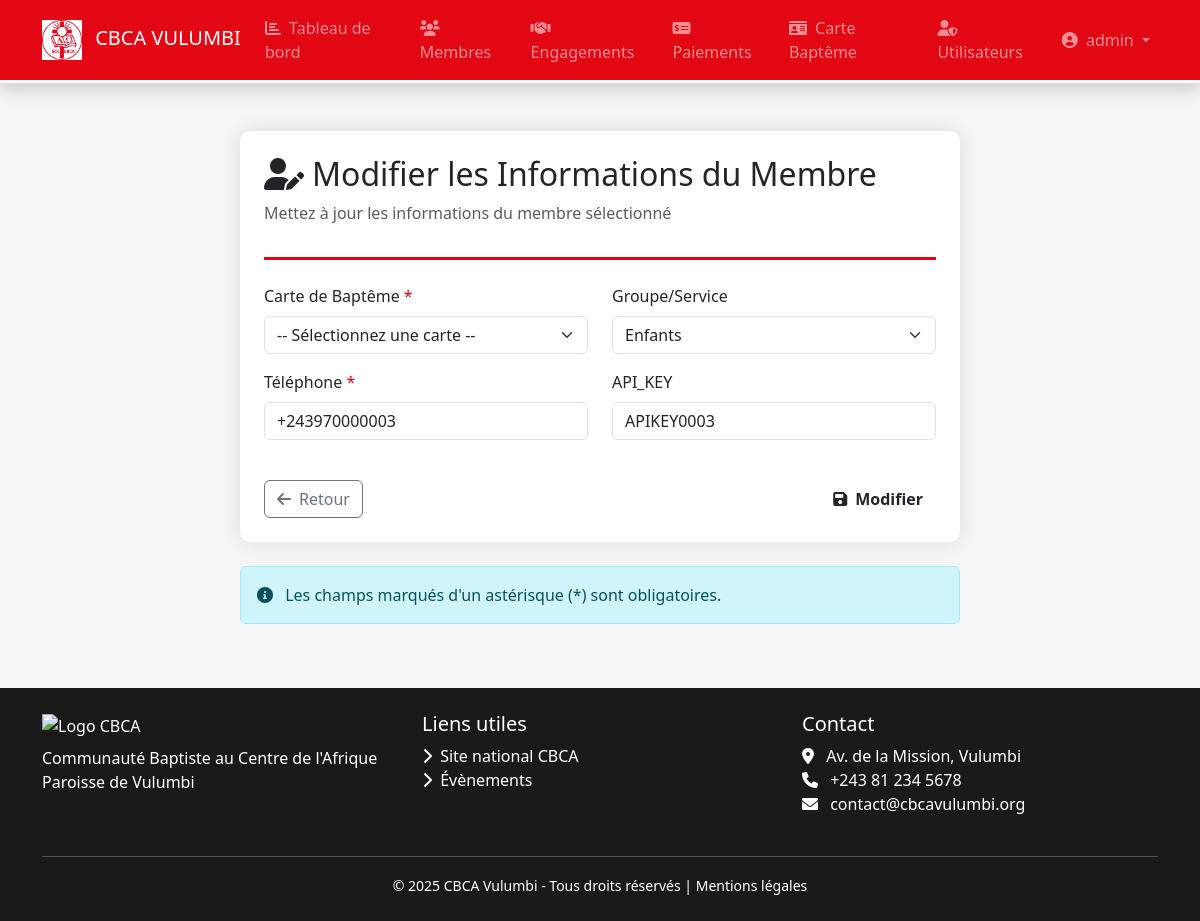
The app's page /membres/modifier/3 (signed in) with its own data.
### models.py (models this page shows, shortened)
class User(db.Model, UserMixin):
    __tablename__ = 'users'
    id = db.Column(db.Integer, primary_key=True)
    username = db.Column(db.String(50), unique=True, nullable=False)
    password_hash = db.Column(db.String(128), nullable=False)
    role = db.Column(db.String(20), default='user')
    last_login = db.Column(db.DateTime)
    created_at = db.Column(db.DateTime, default=datetime.utcnow)

class Membre(db.Model):
    __tablename__ = 'membres'
    id = db.Column(db.Integer, primary_key=True)
    code_membre = db.Column(db.String(20), unique=True)
    telephone = db.Column(db.String(20),nullable=False)
    groupe = db.Column(db.String(50))
    statut = db.Column(db.String(20), default='actif')
    apikey_callmebot = db.Column(db.String(100), nullable=True)
    created_at = db.Column(db.DateTime, default=datetime.utcnow)
    cate_id = db.Column(db.Integer, db.ForeignKey('cartebapteme.id'), nullable=False)
    engagements = db.relationship('Engagement', backref='membre', lazy=True, cascade="all, delete-orphan")
    notifications = db.relationship('Notification', backref='membre', lazy=True, cascade="all, delete-orphan")

### app.py (the view, shortened to what this page needs)
@app.route('/membres/modifier/<int:id>', methods=['GET', 'POST'])
@login_required
def modifier_membre(id):
    from models import Membre, CarteBapteme
    membre = Membre.query.get_or_404(id)
    cartes = CarteBapteme.query.order_by(CarteBapteme.nom).all()
    groupes = ['Chorale', 'Jeunesse', 'Dames', 'Hommes', 'Enfants']
    return render_template('membres/modifier.html', title="Modifier membre", membre=membre, groupes=groupes, cartes=cartes)

### app.py (called while the page is built)
@login_manager.user_loader
def load_user(user_id):
    from models import User
    return User.query.get(int(user_id))

### templates/membres/modifier.html (shortened to what this page needs)
{% extends "base.html" %}
{% block content %}
<div class="container py-4">
    <div class="row justify-content-center">
        <div class="col-lg-8">
            <div class="form-section p-4 mb-4">
                <div class="form-header pb-3 mb-4">
                    <h2 class="text-cbca">
                        <i class="fas fa-user-edit me-2"></i>Modifier les Informations du Membre
                    </h2>
                    <p class="text-muted">Mettez à jour les informations du membre sélectionné</p>
                </div>
                <form method="POST">
                    <div class="row">
                        <div class="col-md-6">
                            <div class="mb-3">
                                <label for="carte" class="form-label required-field">Carte de Baptême</label>
                                <select id="carte" name="carte" class="form-select">
                                    <option value="">-- Sélectionnez une carte --</option>
                                </select>
                            </div>
                            <div class="mb-3">
                                <label for="telephone" class="form-label required-field">Téléphone</label>
                                <input type="tel" class="form-control" id="telephone" name="telephone"
                                       value="{{ membre.telephone }}" required>
                            </div>
                        </div>
                        <div class="col-md-6">
                            <div class="mb-3">
                                <label for="groupe" class="form-label">Groupe/Service</label>
                                <select class="form-select" id="groupe" name="groupe">
                                    {% for g in groupes %}
                                    <option value="{{ g }}" {% if membre.groupe == g %}selected{% endif %}>{{ g }}</option>
                                    {% endfor %}
                                </select>
                            </div>
                            <div class="mb-3">
                                <label for="api" class="form-label">API_KEY</label>
                                <input type="text" class="form-control" id="api" name="api"
                                       value="{{ membre.apikey_callmebot }}">
                            </div>
                        </div>
                    </div>
                    <div class="d-flex justify-content-between mt-4">
                        <a href="{{ url_for('liste_membres') }}" class="btn btn-outline-secondary">
                            <i class="fas fa-arrow-left me-2"></i>Retour
                        </a>
                        <button type="submit" class="btn btn-cbca">
                            <i class="fas fa-save me-2"></i>Modifier
                        </button>
                    </div>
                </form>
            </div>
            <div class="alert alert-info">
                <i class="fas fa-info-circle me-2"></i>
                Les champs marqués d'un astérisque (<span class="text-cbca">*</span>) sont obligatoires.
            </div>
        </div>
    </div>
</div>
{% endblock %}

### templates/base.html (shortened to what this page needs)
<!DOCTYPE html>
<html lang="fr">
<head>
    <link href="https://cdn.jsdelivr.net/npm/bootstrap@5.3.0/dist/css/bootstrap.min.css" rel="stylesheet">
    <link href="https://cdnjs.cloudflare.com/ajax/libs/font-awesome/6.0.0/css/all.min.css" rel="stylesheet">
    <link rel="stylesheet" href="{{ url_for('static', filename='css/style.css') }}">
</head>
<body>
<nav class="navbar navbar-expand-lg navbar-dark navbar-cbca shadow">
    <div class="container">
        <a class="navbar-brand" href="{% if current_user.is_authenticated and current_user.role == 'membre' %}{{ url_for('accueil_membre') }}{% else %}{{ url_for('accueil') }}{% endif %}">
            <img src="{{ url_for('static', filename='logo.JPG') }}" alt="Logo CBCA" height="40" class="me-2">
            <span class="d-none d-md-inline">CBCA VULUMBI</span>
        </a>
        <div class="collapse navbar-collapse" id="navbarContent">
            <ul class="navbar-nav me-auto">
                {% if current_user.is_authenticated and current_user.role == 'admin' %}
                    <li class="nav-item">
                        <a class="nav-link {% if request.endpoint == 'accueil' %}active{% endif %}" href="{{ url_for('accueil') }}">
                            <i class="fas fa-chart-bar me-1"></i> Tableau de bord
                        </a>
                    </li>
                    <li class="nav-item">
                        <a class="nav-link {% if request.endpoint and request.endpoint.startswith('liste_membres') %}active{% endif %}" href="{{ url_for('liste_membres') }}">
                            <i class="fas fa-users me-1"></i> Membres
                        </a>
                    </li>
                    <li class="nav-item">
                        <a class="nav-link {% if request.endpoint and request.endpoint.startswith('liste_engagements') %}active{% endif %}" href="{{ url_for('liste_engagements') }}">
                            <i class="fas fa-handshake me-1"></i> Engagements
                        </a>
                    </li>
                    <li class="nav-item">
                        <a class="nav-link {% if request.endpoint and request.endpoint.startswith('liste_paiements') %}active{% endif %}" href="{{ url_for('liste_paiements') }}">
                            <i class="fas fa-money-check-alt me-1"></i> Paiements
                        </a>
                    </li>
                    <li class="nav-item">
                        <a class="nav-link {% if request.endpoint and request.endpoint.startswith('liste_carte') %}active{% endif %}" href="{{ url_for('liste_carte') }}">
                            <i class="fas fa-id-card me-1"></i> Carte Baptême
                        </a>
                    </li>
                    <li class="nav-item">
                        <a class="nav-link {% if request.endpoint and request.endpoint.startswith('liste_utilisateurs') %}active{% endif %}" href="{{ url_for('liste_utilisateurs') }}">
                            <i class="fas fa-user-shield me-1"></i> Utilisateurs
                        </a>
                    </li>
                {% endif %}
            </ul>
            <ul class="navbar-nav">
                {% if current_user.is_authenticated %}
                <li class="nav-item dropdown">
                    <a class="nav-link dropdown-toggle" href="#" id="userDropdown" data-bs-toggle="dropdown">
                        <i class="fas fa-user-circle me-1"></i> {{ current_user.username }}
                    </a>
                </li>
                {% else %}
                <li class="nav-item">
                    <a class="nav-link" href="{{ url_for('login') }}">
                        <i class="fas fa-sign-in-alt me-1"></i> Connexion
                    </a>
                </li>
                {% endif %}
            </ul>
        </div>
    </div>
</nav>
<main class="container my-4 flex-grow-1">
    {% block content %}{% endblock %}
</main>
<footer class="py-4 text-white">
    <div class="container">
        <div class="row">
            <div class="col-md-4 mb-3">
                <img src="{{ url_for('static', filename='images/logo-cbca-white.png') }}" alt="Logo CBCA" height="50">
                <p class="mt-2 mb-0">Communauté Baptiste au Centre de l'Afrique<br>Paroisse de Vulumbi</p>
            </div>
            <div class="col-md-4 mb-3">
                <h5>Liens utiles</h5>
                <ul class="list-unstyled">
                    <li><a href="#" class="text-white text-decoration-none"><i class="fas fa-chevron-right me-1"></i> Site national CBCA</a></li>
                    <li><a href="#" class="text-white text-decoration-none"><i class="fas fa-chevron-right me-1"></i> Évènements</a></li>
                </ul>
            </div>
            <div class="col-md-4 mb-3">
                <h5>Contact</h5>
                <address>
                    <i class="fas fa-map-marker-alt me-2"></i> Av. de la Mission, Vulumbi<br>
                    <i class="fas fa-phone me-2"></i> +243 81 234 5678<br>
                    <i class="fas fa-envelope me-2"></i> contact@cbcavulumbi.org
                </address>
            </div>
        </div>
        <hr class="my-2 bg-light">
        <div class="text-center pt-2">
            <small>&copy; 2025 CBCA Vulumbi - Tous droits réservés | <a href="#" class="text-white text-decoration-none">Mentions légales</a></small>
        </div>
    </div>
</footer>
</body>
</html>

### static/style.css (style rules this page uses)
body { font-family: 'Segoe UI', 'Roboto', sans-serif; background-color: var(--cbcagray); }
.navbar-cbca { border-bottom: 3px solid white; }
.btn-cbca { border-radius: 8px; font-weight: 600; transition: all 0.3s; }

### templates/base.html (style rules this page uses)
:root { --cbcared:#e30613; --cbcawhite:#fff; --cbcadark:#1a1a1a; --cbcagray:#f5f5f5; }
body { font-family: 'Segoe UI', Tahoma, Geneva, Verdana, sans-serif; background: var(--cbcagray); display:flex; flex-direction:column; min-height:100vh; }
.navbar-cbca { background-color: var(--cbcared); border-bottom: 3px solid white; }
.btn-cbca { background: var(--cbcared); border-color: var(--cbcared); color: #fff; }
footer { background: var(--cbcadark); margin-top:auto; }

### templates/membres/modifier.html (style rules this page uses)
.form-section { background-color: white; border-radius: 10px; box-shadow: 0 0 20px rgba(0,0,0,0.1); }
.form-header { border-bottom: 3px solid #e30613; }
.required-field::after { content: " *"; color: #e30613; }

### records on screen
User: username "admin"
Membre: telephone "+243970000003", groupe "Enfants", api "APIKEY0003"
